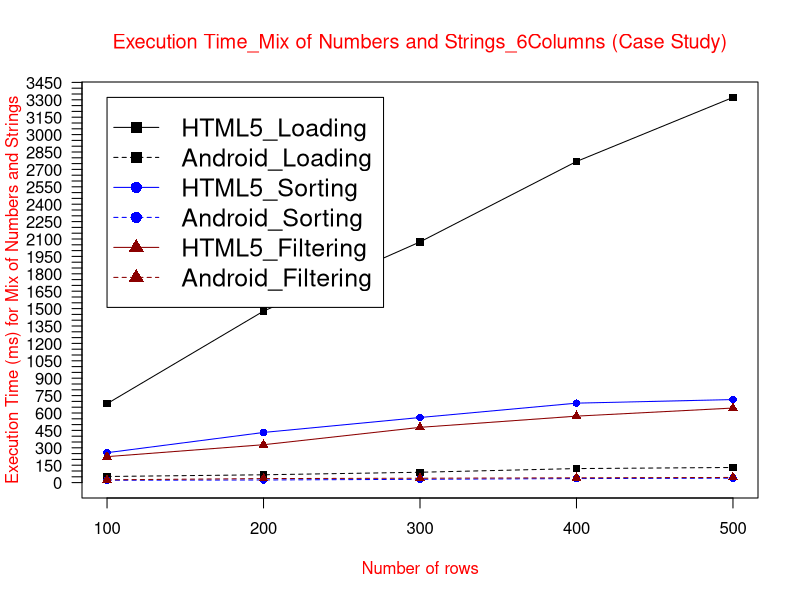

Write the R code that produced this figure.
data <- read.table("(CS)ETmix6col.txt", header = TRUE)

max_y <- max(data)
plot_colors <- c("black", "blue", "red4")
png(filename="(CS)ETmix6Col.png", height = 1000, width = 1300, bg = "white")
plot(data$HTML5_Loading, type = "o", col = plot_colors[1], pch=15,  ylim=c(0,max_y), axes=FALSE, ann=FALSE)
axis(1, at=1:5, lab=c("100", "200", "300", "400", "500"))
axis(2, las=1, at=50*0:max_y, cex.axis = 1)

box()
lines(data$Android_Loading, type="o", pch=15, lty=2, col=plot_colors[1])
lines(data$HTML5_Sorting, type="o", pch=16, lty=1,  col=plot_colors[2])
lines(data$Android_Sorting, type="o", pch=16, lty=2,  col=plot_colors[2])   
lines(data$HTML5_Filtering, type="o", pch=17, lty=1, col=plot_colors[3])
lines(data$Android_Filtering, type="o", pch=17, lty=2,   col=plot_colors[3])

title(main="Execution Time_Mix of Numbers and Strings_6Columns (Case Study)", col.main="red", font.main=6)
title(xlab= "Number of rows", col.lab="red")
title(ylab= "Execution Time (ms) for Mix of Numbers and Strings", col.lab="red")
legend(1, max_y, names(data), cex=1.5, col=c("black", "black","blue", "blue","red4","red4"), pch=c(15,15,16,16,17,17), lty=c(1,2,1,2,1,2));

dev.off()
